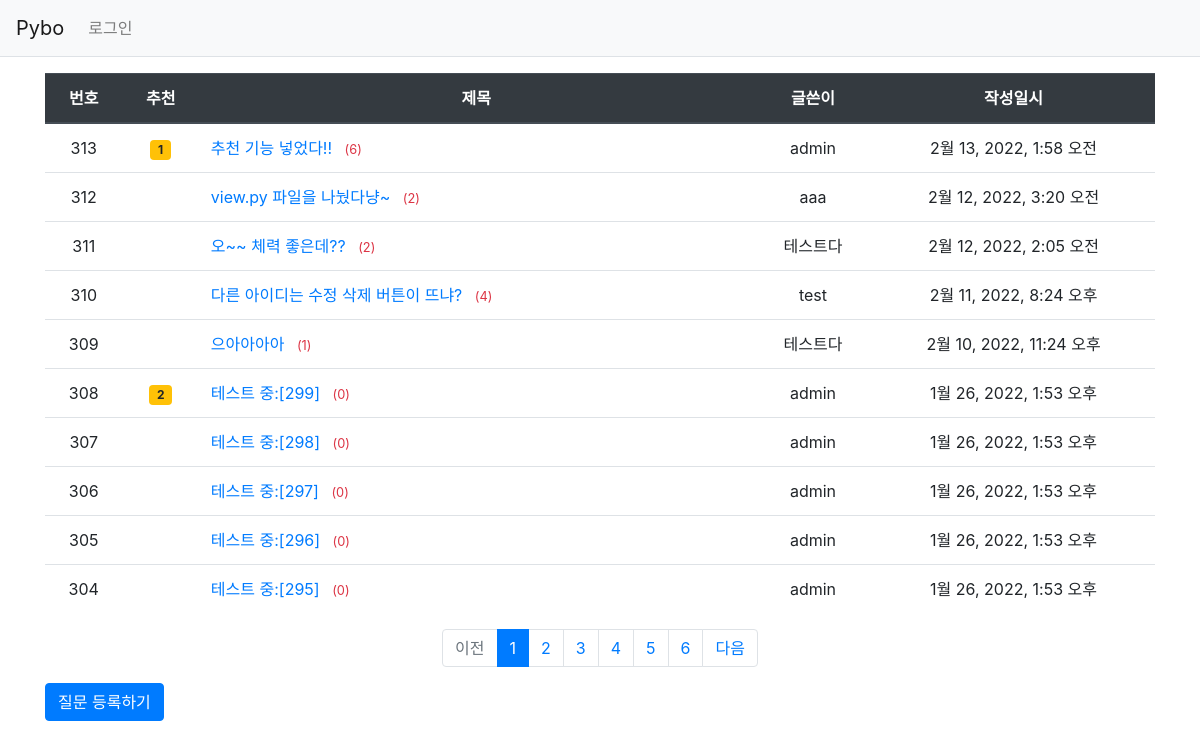
Page /pybo/ on the earlier database version.
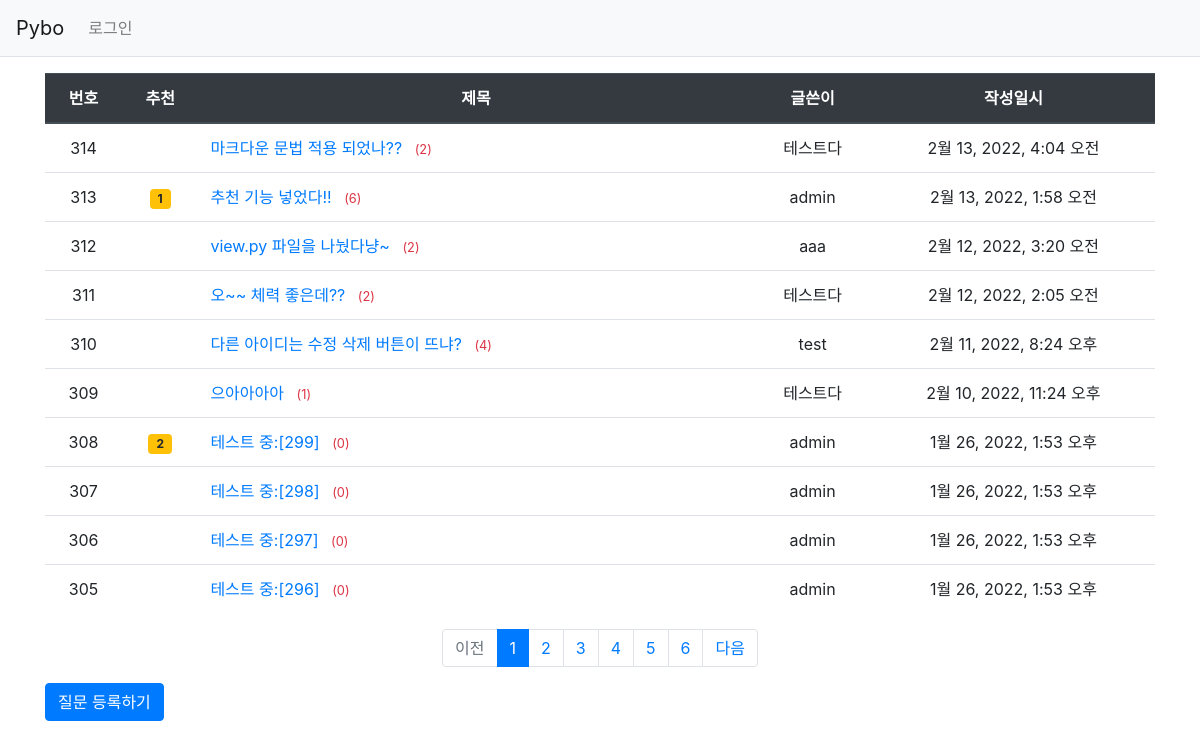
Same page on the later database version.
### pybo/models.py (models this page shows)
class Question(models.Model):
    author = models.ForeignKey(User, on_delete=models.CASCADE, related_name='author_question')
    subject = models.CharField(max_length=200)
    content = models.TextField()
    create_date = models.DateTimeField()
    modify_date = models.DateTimeField(null=True, blank=True)
    voter = models.ManyToManyField(User, related_name='voter_question')  # 추천인 추가

### pybo/views/base_views.py (the view)
# urls.py: path('', base_views.index, name='index'), # / 페이지에 해당하는 urlpatterns
def index(request):
    page = request.GET.get('page', 1) #페이지
    question_list = Question.objects.order_by('-create_date')
    paginator = Paginator(question_list, 10) #페이지당 10개씩 출력
    page_obj = paginator.get_page(page)
    context = {'question_list': page_obj}
    return render(request,  'pybo/question_list.html', context)

### pybo/templatetags/pybo_filter.py (called while the page is built)
@register.filter
def sub(value, arg):
    return value - arg

### templates/pybo/question_list.html
{% extends 'base.html' %}
{% load pybo_filter %}
{% block content %}
<div class="container my-3">
  <table class="table">
    <thead>
    <tr class="text-center thead-dark">
      <th>번호</th>
      <th>추천</th>
      <th style="width:50%">제목</th>
      <th>글쓴이</th>
      <th>작성일시</th>
    </tr>
    </thead>
    <tbody>
    {% if question_list %}
    {% for question in question_list %}
    <tr class="text-center">
      <td>
        {{ question_list.paginator.count  | sub:question_list.start_index | sub:forloop.counter0 | add:1 }}
      </td>
      <td>
          {% if question.voter.all.count > 0 %}
          <span class="badge badge-warning px-2 py-1">{{ question.voter.all.count }}</span>
          {% endif %}
      </td>
      <td class="text-left">
        <a href="{% url 'pybo:detail' question.id %}">
          {{ question.subject }}
        </a>
        {% if question.answer_set.count >= 0 %}
        <span class="text-danger small ml-2">
          ({{ question.answer_set.count }})
        </span>
        {% endif %}
      </td>
      <td>{{ question.author.username }}</td>
      <td>{{ question.create_date }}</td>
    </tr>
    {% endfor %}
    {% else %}
    <tr>
      <td colspan="3">질문이 없습니다.</td>
    </tr>
    {% endif %}
    </tbody>
  </table>
  <ul class="pagination justify-content-center">
    {% if question_list.has_previous %}
    <li class="page-link">
      <a class="page-link" href="?page={{ question_list.previous_page_number }}">이전</a>
    </li>
    {% else %}
    <li class="page-item disabled">
      <a class="page-link" tabindex="-1" aria-disabled="true"  href="#">이전</a>
    </li>
    {% endif %}
    {% for page_number in question_list.paginator.page_range %}
    {% if page_number >= question_list.number|add:-5 and page_number <= question_list.number|add:5 %}
      {% if page_number == question_list.number %}
      <li class="page-item active" aria-current="page">
        <a class="page-link" href="?page={{ page_number }}">{{ page_number }}</a>
      </li>
      {% else %}
      <li class="page-item">
        <a class="page-link" href="?page={{ page_number }}">{{ page_number }}</a>
      </li>
      {% endif %}
    {% endif %}
    {% endfor %}
      {% if question_list.has_next %}
      <li class="page-item">
        <a class="page-link" href="?page={{ question_list.next_page_number }}">다음</a>
      </li>
      {% else %}
      <li class="page-item disabled">
        <a class="page-link" tabindex="-1" aria-disabled="true" href="#">다음</a>
      </li>
      {% endif %}
  </ul>
  <a href="{% url 'pybo:question_create' %}" class="btn btn-primary">
    질문 등록하기
  </a>
</div>
{% endblock %}

Differences in the rows shown:
no longer on this page (row unchanged): Question: paginator.count|sub "304", subject "테스트 중:[295]", answer_set.count "0", author.username "admin", create_date "1월 26, 2022, 1:53 오후"
added Question: paginator.count|sub "314", subject "마크다운 문법 적용 되었나??", answer_set.count "2", author.username "테스트다", create_date "2월 13, 2022, 4:04 오전"
